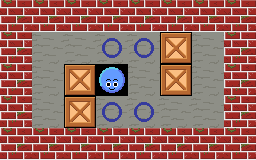

Tiled map render using the project's own tile images. Description and the whole map definition, tile-layer contents included, below:
An orthogonal 8x5 tile map with 32x32 px tiles, 1 tile layer (Tile Layer 1).

<map version="1.4" tiledversion="1.4.2" orientation="orthogonal" renderorder="right-down" width="8" height="5" tilewidth="32" tileheight="32" infinite="0" nextlayerid="2" nextobjectid="1">
 <tileset firstgid="1" source="Sokoban.tsx" />
 <layer id="1" name="Tile Layer 1" width="8" height="5">
  <data encoding="csv">
1,1,1,1,1,1,1,1,
1,2,2,4,4,3,2,1,
1,2,3,5,2,3,2,1,
1,2,3,4,4,2,2,1,
1,1,1,1,1,1,1,1
</data>
 </layer>
</map>
